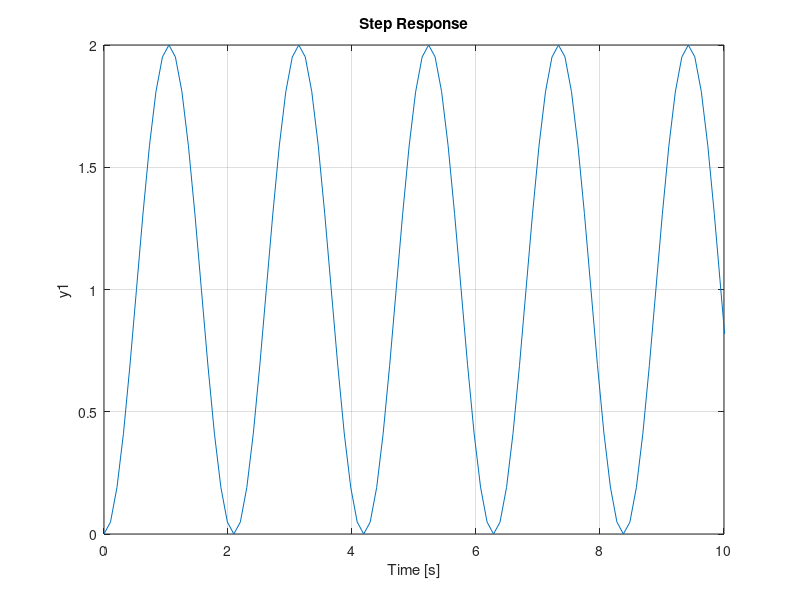

This figure's MATLAB source:
%% Second Order response
% second_resp.m - show how a system response and pole positions change as 
% damping ratio zeta changes

wn = 3;
z = [3, 2.5, 2, 1.5, 1, 0.9, 0.8, 1/sqrt(2), 0.5, 0.4, 0.3, 0.2, 0.1, 0];
for i = 1:length(z)
    zeta = z(i);
    G = tf(wn^2, [1, 2*zeta*wn, wn^2])
    subplot(211),pzmap( G),axis([-20, 1, -4, 4])
    subplot(212),step( G),axis([0,10,0,2])
    disp('any key to continue')
    pause
end

